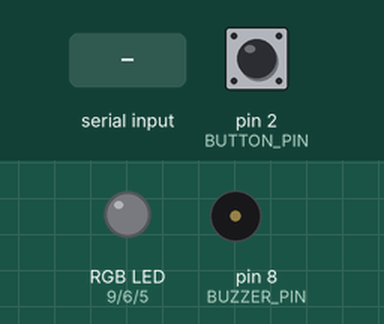
Simulated run of this sketch. Board: Arduino Uno, built with avr-gcc and run on an emulated ATmega328P. On the bench: an RGB LED mixed from three pins (HIGH = lit), buzzer (waves = sounding). Inputs (shaded band) come from the test bench; at power-on: pin 2 (BUTTON_PIN) HIGH. What the sketch prints to the serial monitor is not drawn.

Above: at 1.2 s.
1.3 s: "CUE start\n" received over Serial
At 1.37 s:
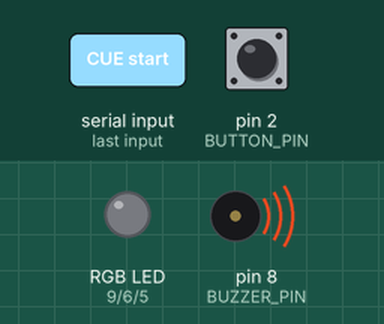
3.1 s: pin 2 (BUTTON_PIN) pulled LOW for 0.15 s
4.7 s: "PING\n" received over Serial
Timing chart, 0 to 7.7 s (numbered marks = the images above; inputs shaded):
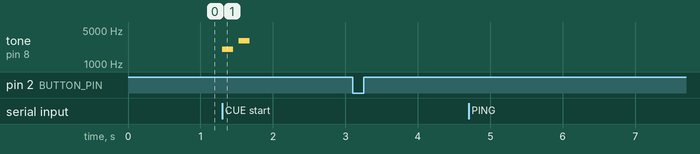

Measured:
- after the input at 1.3 s, tone on pin 8 (BUZZER_PIN): silent → 2000 Hz at once, → silent 0.15 s later, → 3000 Hz 0.08 s later, → silent 0.15 s later
- after the input at 3.1 s, every drawn part: stays the same
- after the input at 4.7 s, every drawn part: stays the same

The sketch:

base_station.ino
```cpp
// Base station: start button, RGB LED, passive buzzer.
// Pins: docs/PARTS_LIST.md Section 2. Serial protocol and cue tones: firmware/PROTOCOL.md.

const uint8_t BUTTON_PIN = 2;  // D2 -> button -> GND, internal pull-up
const uint8_t LED_R = 9, LED_G = 6, LED_B = 5;  // each via 470 ohm; not D3/D11 (tone() uses their timer on AVR)
const uint8_t BUZZER_PIN = 8;  // via NPN transistor on an Uno R4; a small piezo can go direct on an Uno R3/Nano
const bool COMMON_ANODE = false;  // true if the LED's longest leg goes to 5V instead of GND
const unsigned long DEBOUNCE_MS = 30;

struct Note {
  uint16_t hz;  // 0 = silence
  uint16_t ms;
};
// Tune these to the buzzer's loudest frequency (usually 2-4 kHz). Keep in sync with PROTOCOL.md.
const Note CUE_START[] = {{2000, 150}, {0, 80}, {3000, 150}};
const Note CUE_STOP[] = {{1500, 600}};
const Note CUE_DONE[] = {{2093, 150}, {2637, 150}, {3136, 250}};
const Note CUE_ERROR[] = {{800, 100}, {0, 80}, {800, 100}, {0, 80}, {800, 100}};
const Note CUE_REP[] = {{2500, 80}};
const Note CUE_WARN[] = {{2500, 70}, {0, 70}, {2500, 70}, {0, 70}, {2500, 70}};
const Note CUE_ALARM[] = {{1000, 250}, {0, 100}, {1000, 250}, {0, 100}, {1000, 250}, {0, 100}, {1000, 250}};

String line;
bool lastPressed = false;
unsigned long lastChange = 0;

// ponytail: blocks up to 600 ms; a press shorter than a cue is missed. Make it non-blocking if that bites.
void play(const Note* notes, size_t n) {
  for (size_t i = 0; i < n; i++) {
    if (notes[i].hz) tone(BUZZER_PIN, notes[i].hz, notes[i].ms);
    delay(notes[i].ms);
  }
  noTone(BUZZER_PIN);
}
#define PLAY(cue) play(cue, sizeof(cue) / sizeof(cue[0]))

void setLed(uint8_t r, uint8_t g, uint8_t b) {
  if (COMMON_ANODE) {
    r = 255 - r;
    g = 255 - g;
    b = 255 - b;
  }
  analogWrite(LED_R, r);
  analogWrite(LED_G, g);
  analogWrite(LED_B, b);
}

void handle(const String& cmd) {
  if (cmd == "PING") Serial.println("PONG");
  else if (cmd == "CUE start") PLAY(CUE_START);
  else if (cmd == "CUE stop") PLAY(CUE_STOP);
  else if (cmd == "CUE done") PLAY(CUE_DONE);
  else if (cmd == "CUE error") PLAY(CUE_ERROR);
  else if (cmd == "CUE rep") PLAY(CUE_REP);
  else if (cmd == "CUE warn") PLAY(CUE_WARN);
  else if (cmd == "CUE alarm") PLAY(CUE_ALARM);
  else if (cmd == "LED off") setLed(0, 0, 0);
  else if (cmd == "LED blue") setLed(0, 0, 255);
  else if (cmd == "LED green") setLed(0, 255, 0);
  else if (cmd == "LED amber") setLed(255, 80, 0);
  else if (cmd == "LED red") setLed(255, 0, 0);
  else {
    Serial.print("ERR unknown command: ");
    Serial.println(cmd);
  }
}

void setup() {
  pinMode(BUTTON_PIN, INPUT_PULLUP);
  pinMode(LED_R, OUTPUT);
  pinMode(LED_G, OUTPUT);
  pinMode(LED_B, OUTPUT);
  pinMode(BUZZER_PIN, OUTPUT);
  setLed(0, 0, 0);
  Serial.begin(115200);
  Serial.println("READY");
}

void loop() {
  while (Serial.available()) {
    char c = Serial.read();
    if (c == '\n') {
      line.trim();
      if (line.length()) handle(line);
      line = "";
    } else if (line.length() < 40) {
      line += c;
    }
  }
  bool pressed = digitalRead(BUTTON_PIN) == LOW;
  if (pressed != lastPressed && millis() - lastChange > DEBOUNCE_MS) {
    lastChange = millis();
    lastPressed = pressed;
    if (pressed) Serial.println("BTN");
  }
}
```
